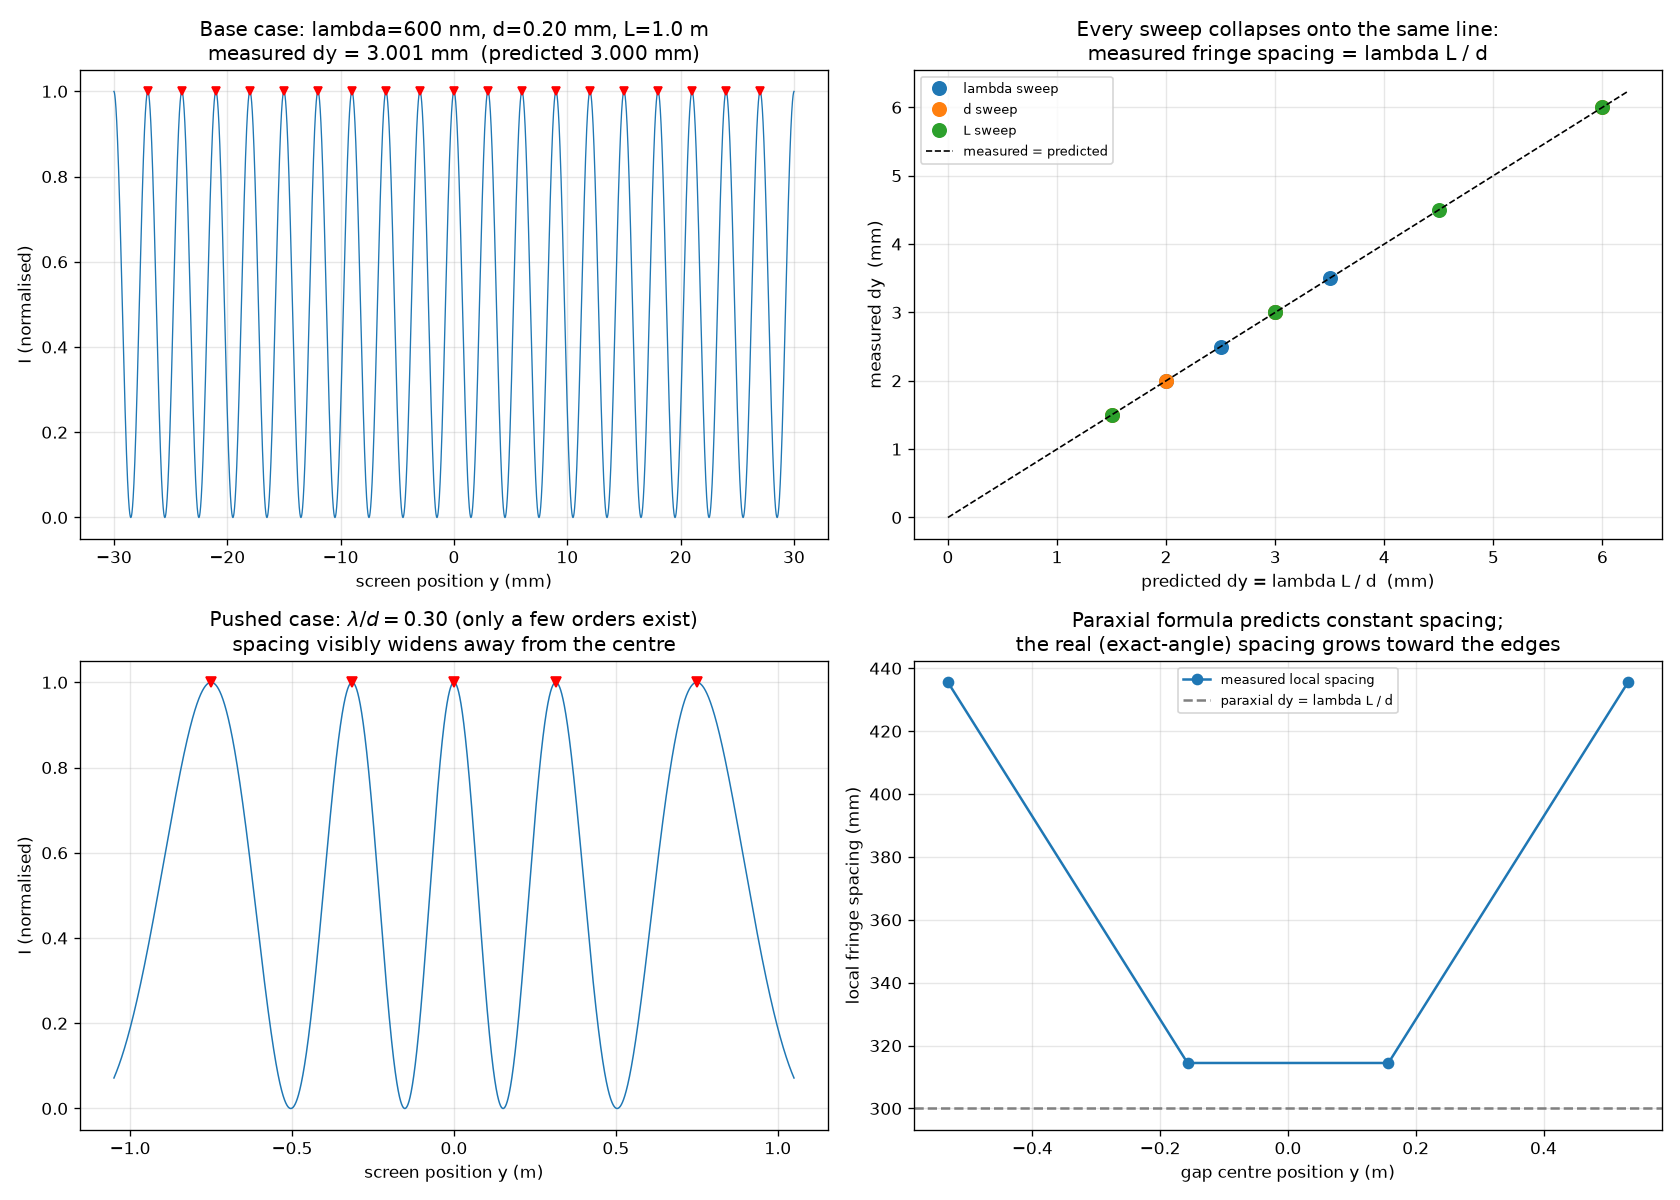

This chart was generated by the following Python code:
"""module-6 -- double_slit.py  (Computational Exercise: Double-Slit Interference)

Two coherent point sources separated by d. At a distant observation angle
theta (far field / Fraunhofer), the path difference between the two sources
is

    dL(theta) = d sin(theta)

so the phase difference and intensity are

    dphi(theta) = (2 pi / lambda) dL(theta)
    I(theta)    = cos^2( dphi / 2 )            (normalised, 2 equal sources)

A screen at distance L converts angle to position via  y = L tan(theta)  --
that mapping is exact given theta; the only physics approximation is the far-
field path difference d sin(theta) itself (excellent whenever d << L, which
holds throughout this file).

We vary wavelength, slit separation, and screen distance, measure the fringe
spacing NUMERICALLY (find the peaks of I(y) and diff their positions), and
test it against the small-angle formula

    dy ~= lambda L / d

including a case chosen to make that approximation visibly fail.
"""

import numpy as np
import matplotlib.pyplot as plt
from scipy.signal import find_peaks

LAMBDA0 = 600e-9      # m  (600 nm, red)
D0 = 0.20e-3          # m  (0.20 mm slit separation)
L0 = 1.0              # m  (screen distance)


def intensity(y, L, d, wavelength):
    theta = np.arctan2(y, L)
    dL = d * np.sin(theta)
    dphi = 2 * np.pi * dL / wavelength
    return np.cos(dphi / 2.0) ** 2


def measure_spacing(y, I, min_height=0.9):
    """Numerically find fringe (maxima) positions and their spacing."""
    peaks, _ = find_peaks(I, height=min_height)
    y_peaks = y[peaks]
    spacing = np.diff(y_peaks)
    return y_peaks, spacing


def screen_range(wavelength, d, L, half_fringes=10):
    dy_pred = wavelength * L / d
    y = np.linspace(-half_fringes * dy_pred, half_fringes * dy_pred, 40001)
    return y, dy_pred


def main():
    print("=" * 78)
    print("DOUBLE-SLIT INTERFERENCE: analytic dy ~ lambda L / d  vs  numerical model")
    print("=" * 78)
    print(f"base case: lambda = {LAMBDA0*1e9:.0f} nm, d = {D0*1e3:.2f} mm, "
          f"L = {L0:.2f} m")
    y0, dy0_pred = screen_range(LAMBDA0, D0, L0)
    I0 = intensity(y0, L0, D0, LAMBDA0)
    peaks0, spacing0 = measure_spacing(y0, I0)
    print(f"   predicted dy = lambda L / d = {dy0_pred*1e3:.4f} mm")
    print(f"   measured  dy (mean peak spacing, {len(peaks0)} fringes found) = "
          f"{spacing0.mean()*1e3:.4f} mm")
    print(f"   relative error = {abs(spacing0.mean()-dy0_pred)/dy0_pred:.2e}")
    print()

    print("Sweep 1 -- wavelength (d, L fixed at base):")
    print(f"   {'lambda(nm)':>11} {'dy pred (mm)':>13} {'dy meas (mm)':>13} "
          f"{'rel err':>9}")
    lam_rows = []
    for lam in (400e-9, 500e-9, 600e-9, 700e-9):
        y, dy_pred = screen_range(lam, D0, L0)
        I = intensity(y, L0, D0, lam)
        _, sp = measure_spacing(y, I)
        lam_rows.append((lam, dy_pred, sp.mean()))
        print(f"   {lam*1e9:>11.0f} {dy_pred*1e3:>13.4f} {sp.mean()*1e3:>13.4f} "
              f"{abs(sp.mean()-dy_pred)/dy_pred:>9.2e}")

    print()
    print("Sweep 2 -- slit separation d (lambda, L fixed at base):")
    print(f"   {'d(mm)':>7} {'dy pred (mm)':>13} {'dy meas (mm)':>13} "
          f"{'rel err':>9}")
    d_rows = []
    for d in (0.10e-3, 0.20e-3, 0.30e-3, 0.40e-3):
        y, dy_pred = screen_range(LAMBDA0, d, L0)
        I = intensity(y, L0, d, LAMBDA0)
        _, sp = measure_spacing(y, I)
        d_rows.append((d, dy_pred, sp.mean()))
        print(f"   {d*1e3:>7.2f} {dy_pred*1e3:>13.4f} {sp.mean()*1e3:>13.4f} "
              f"{abs(sp.mean()-dy_pred)/dy_pred:>9.2e}")

    print()
    print("Sweep 3 -- screen distance L (lambda, d fixed at base):")
    print(f"   {'L(m)':>6} {'dy pred (mm)':>13} {'dy meas (mm)':>13} "
          f"{'rel err':>9}")
    L_rows = []
    for L in (0.5, 1.0, 1.5, 2.0):
        y, dy_pred = screen_range(LAMBDA0, D0, L)
        I = intensity(y, L, D0, LAMBDA0)
        _, sp = measure_spacing(y, I)
        L_rows.append((L, dy_pred, sp.mean()))
        print(f"   {L:>6.2f} {dy_pred*1e3:>13.4f} {sp.mean()*1e3:>13.4f} "
              f"{abs(sp.mean()-dy_pred)/dy_pred:>9.2e}")

    print()
    print("dy scales linearly with lambda, linearly with L, and as 1/d -- exactly")
    print("what lambda L / d says -- and the numerical model agrees to << 0.1%")
    print("whenever lambda/d is small (paraxial: sin(theta) ~= tan(theta)).")
    print()

    # ---- break the approximation on purpose ----------------------------
    d_break = LAMBDA0 / 0.30                 # lambda/d = 0.30 -> not small
    m_max = int(np.floor(d_break / LAMBDA0))
    print(f"Now push it: d = {d_break*1e6:.2f} micron so lambda/d = 0.30 "
          f"(only m = 0..{m_max} orders exist,")
    print("since sin(theta) = m lambda/d cannot exceed 1). Small-angle stops "
          "being a good approximation:")
    y_b = np.linspace(-1.05, 1.05, 20001)
    I_b = intensity(y_b, L0, d_break, LAMBDA0)
    peaks_b, spacing_b = measure_spacing(y_b, I_b, min_height=0.95)
    dy_pred_b = LAMBDA0 * L0 / d_break
    print(f"   paraxial prediction dy = lambda L/d = {dy_pred_b*1e3:.2f} mm "
          f"(would-be constant spacing)")
    print(f"   {'gap #':>6} {'centre y (m)':>13} {'measured dy (mm)':>17} "
          f"{'vs paraxial':>12}")
    mids = 0.5 * (peaks_b[1:] + peaks_b[:-1])
    for i, (yc, sp) in enumerate(zip(mids, spacing_b)):
        print(f"   {i+1:>6} {yc:>13.4f} {sp*1e3:>17.2f} "
              f"{sp/dy_pred_b:>11.2f}x")
    print("   spacing grows toward the edges: sin(theta) is linear in the")
    print("   fringe order but y = L tan(theta) is not, so equal-angle fringes")
    print("   are NOT equally spaced on the screen once theta is not small.")
    print("=" * 78)

    _plot(y0, I0, peaks0, dy0_pred, lam_rows, d_rows, L_rows,
          y_b, I_b, peaks_b, mids, spacing_b, dy_pred_b)


def _plot(y0, I0, peaks0, dy0_pred, lam_rows, d_rows, L_rows,
         y_b, I_b, peaks_b, mids, spacing_b, dy_pred_b):
    fig, axes = plt.subplots(2, 2, figsize=(14, 10))

    # (0,0) base-case fringe pattern
    ax = axes[0, 0]
    ax.plot(y0 * 1e3, I0, lw=0.8)
    ax.plot(peaks0 * 1e3, np.ones_like(peaks0), "rv", ms=5)
    ax.set_xlabel("screen position y (mm)"); ax.set_ylabel("I (normalised)")
    ax.set_title(f"Base case: lambda={LAMBDA0*1e9:.0f} nm, d={D0*1e3:.2f} mm, "
                 f"L={L0:.1f} m\n"
                 f"measured dy = {np.diff(peaks0).mean()*1e3:.3f} mm  "
                 f"(predicted {dy0_pred*1e3:.3f} mm)")
    ax.grid(True, alpha=0.3)

    # (0,1) parity plot: predicted vs measured across all sweeps
    ax = axes[0, 1]
    all_rows = [("lambda sweep", lam_rows), ("d sweep", d_rows), ("L sweep", L_rows)]
    for label, rows in all_rows:
        pred = np.array([r[1] for r in rows]) * 1e3
        meas = np.array([r[2] for r in rows]) * 1e3
        ax.plot(pred, meas, "o", label=label, ms=8)
    lim = max(ax.get_xlim()[1], ax.get_ylim()[1])
    ax.plot([0, lim], [0, lim], "k--", lw=1, label="measured = predicted")
    ax.set_xlabel("predicted dy = lambda L / d  (mm)")
    ax.set_ylabel("measured dy  (mm)")
    ax.set_title("Every sweep collapses onto the same line:\n"
                 "measured fringe spacing = lambda L / d")
    ax.legend(fontsize=8); ax.grid(True, alpha=0.3)

    # (1,0) breaking case fringe pattern
    ax = axes[1, 0]
    ax.plot(y_b, I_b, lw=0.9)
    ax.plot(peaks_b, np.ones_like(peaks_b), "rv", ms=6)
    ax.set_xlabel("screen position y (m)"); ax.set_ylabel("I (normalised)")
    ax.set_title(r"Pushed case: $\lambda/d = 0.30$ (only a few orders exist)"
                 "\nspacing visibly widens away from the centre")
    ax.grid(True, alpha=0.3)

    # (1,1) local spacing vs order for the breaking case
    ax = axes[1, 1]
    ax.plot(mids, spacing_b * 1e3, "o-", label="measured local spacing")
    ax.axhline(dy_pred_b * 1e3, color="grey", ls="--",
              label="paraxial dy = lambda L / d")
    ax.set_xlabel("gap centre position y (m)")
    ax.set_ylabel("local fringe spacing (mm)")
    ax.set_title("Paraxial formula predicts constant spacing;\n"
                 "the real (exact-angle) spacing grows toward the edges")
    ax.legend(fontsize=8); ax.grid(True, alpha=0.3)

    fig.tight_layout()
    fig.savefig("double_slit.png", dpi=120)


if __name__ == "__main__":
    main()
    plt.show()
